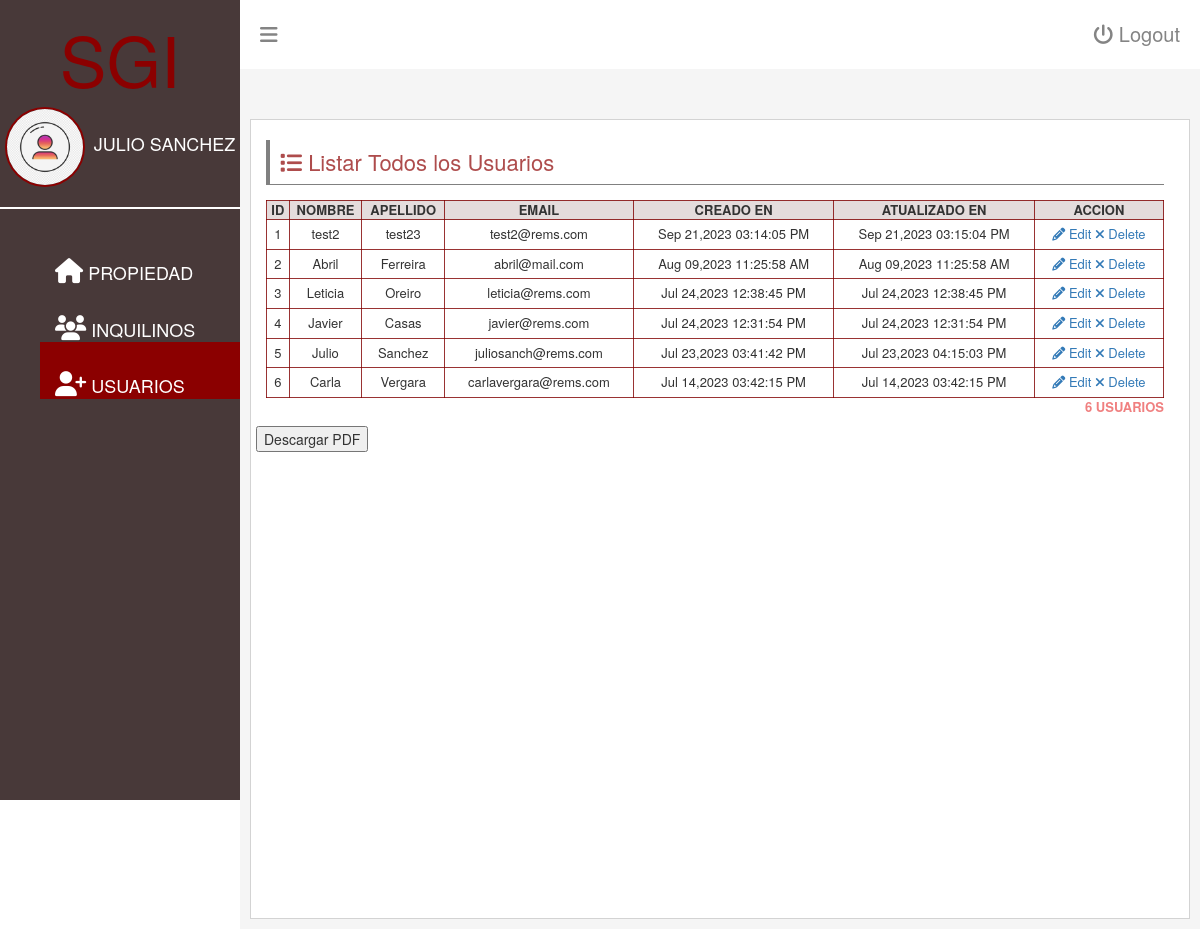
Page /users-view.php (signed in) on the committed database.
### tables this page shows
CREATE TABLE `users` (
  `id` int(11) NOT NULL,
  `first_name` varchar(50) NOT NULL,
  `last_name` varchar(50) NOT NULL,
  `password` varchar(300) NOT NULL,
  `email` varchar(50) NOT NULL,
  `created_at` datetime NOT NULL,
  `updated_at` datetime NOT NULL
);

### database/show.php (called while the page is built)
<?php
include("connection.php");
$table_name = $show_table;
$stmt = $conn->prepare("SELECT * FROM $table_name ORDER BY created_at DESC");
$stmt->execute();
$stmt->setFetchMode(PDO::FETCH_ASSOC);
return $stmt->fetchAll();

### users-view.php (the view, shortened to what this page needs)
<?php
    $show_table = "users";
    $users = include("database/show.php");
?>
<!DOCTYPE html>
<html>
<head>
    <?php include("partials/app-header-scripts.php") ?>
</head>
<body>
    <div id="dashboardMainContainer">
        <?php include("partials/app-sidebar.php") ?>
        <div class="dashboard_content_container" id="dashboard_content_container">
            <?php include("partials/app-topnav.php") ?>
            <div class="dashboard_content">
            <div class="dashboard_content_main">
                    <div class="row">
                        <div class="column column-12" id="content">
                            <h1 class="section_header"><i class="fa fa-list"></i> Listar Todos los Usuarios</h1>
                            <div class="section_content">
                                <div class="users">
                                    <table>
                                        <thead>
                                            <tr>
                                                <th>Id</th>
                                                <th>Nombre</th>
                                                <th>Apellido</th>
                                                <th>Email</th>
                                                <th>Creado En</th>
                                                <th>Atualizado En</th>
                                                <th>Accion</th>
                                            </tr>
                                        </thead>
                                        <tbody>
                                            <?php foreach($users as $index => $user){ ?>
                                                <tr>
                                                    <td><?= $index+1 ?></td>
                                                    <td class="firstName"><?= $user["first_name"] ?></td>
                                                    <td class="lastName"><?= $user["last_name"] ?></td>
                                                    <td class="email"><?= $user["email"] ?></td>
                                                    <td><?= date("M d,Y h:i:s A", strtotime($user["created_at"])) ?></td>
                                                    <td><?= date("M d,Y h:i:s A", strtotime($user["updated_at"])) ?></td>
                                                    <td>
                                                        <a href="" class="updateUser" data-userid="<?= $user['id'] ?>"> <i class="fa fa-pencil"></i> Edit</a>
                                                        <a href="" class="deleteUser" data-userid="<?= $user['id'] ?>" data-fname="<?= $user['first_name'] ?>" data-lname="<?= $user['last_name'] ?>"><i class="fa fa-remove"></i> Delete</a>
                                                    </td>
                                                </tr>
                                            <?php } ?>
                                        </tbody>
                                    </table>
                                    <p class="userCount"><?= count($users) ?> usuarios </p>
                                </div>
                            </div>
                        </div>
                        <button id="download-pdf">Descargar PDF</button>
                    </div>
                </div>
            </div>
        </div>
    </div>
<?php include("partials/app-scripts.php") ?>
</body>
</html>

### partials/app-sidebar.php (shortened to what this page needs)
<?php
    $user = $_SESSION["user"];
?>
<div class="dashboard_sidebar" id="dashboard_sidebar">
    <h3 class="dashboard_logo" id="dashboard_logo">SGI</h3>
    <div class="dashboard_sidebar_user">
        <img src="images/user/person.png" alt="User image" id="userImage" />
        <span><?= $user["first_name"] . " " . $user["last_name"] ?></span>
    </div>
    <div class="dashboard_sidebar_menus">
        <ul class="dashboard_menu_lists">
            <li class="liMainMenu">
                <a href="javascript:void(0);" class="showHideSubmenu"><i class="fa fa-home mainMenuIconArrow showHideSubmenu"></i><span class="menuText showHideSubmenu"> Propiedad </span>
            </li>
            <li class="liMainMenu">
                <a href="javascript:void(0);" class="showHideSubmenu"><i class="fa fa-users mainMenuIconArrow showHideSubmenu"></i><span class="menuText showHideSubmenu"> Inquilinos </span>
            </li>
            <li class="liMainMenu showHideSubmenu">
                <a href="javascript:void(0);" class="showHideSubmenu"><i class="fa fa-user-plus mainMenuIconArrow showHideSubmenu"></i><span class="menuText showHideSubmenu"> Usuarios </span>
            </li>
        </ul>
    </div>
</div>

### css/login.css (style rules this page uses)
body { font-family: Arial, Helvetica, sans-serif; }
li { list-style-type: none !important; }
#dashboardMainContainer { display: flex; flex-direction: row; }
.dashboard_sidebar { width:20%; background:rgb(27, 8, 8, 0.8); height: 100vh; }
.dashboard_content_container { width:80%; background: whitesmoke; }
h3.dashboard_logo { color:darkred; font-size: 70px; text-align: center; }
.dashboard_sidebar_user { text-align: center; position: relative; padding-bottom: 20px; border-bottom: 2px solid #fff; }
.dashboard_sidebar_user img { width: 80px; display: inline-block; border-radius: 50%; border: 2px solid darkred; margin-right: 5px; vertical-align: middle; }
.dashboard_sidebar_user span { top: 20%; font-size: 18px; text-transform: uppercase; color: #ffff; display: inline-block; }
ul.dashboard_menu_lists { margin-top: 20px; }
ul.dashboard_menu_lists li.liMainMenu { padding-top: 15px; text-transform: uppercase; list-style-type: none; }
ul.dashboard_menu_lists li.liMainMenu a { text-decoration: none; color: #fff; display: block; font-size: 18px; padding: 0px 15px; padding-top: 15px; padding-right: 0px; }
ul.dashboard_menu_lists li.liMainMenu a i { font-size: 25px; }
.dashboard_content { padding: 50px 10px 10px 10px; }
.dashboard_content_main { background: #fff; min-height: 800px; height: 100%; padding-left: 20px; border: 1px solid lightgray; }
.row { display: flex; flex-direction: row; flex-wrap: wrap; width: 100%; }
.column { width: 100%; padding: 0px 10px; }
h1.section_header { font-size: 22px; color:rgb(139, 0, 0, 0.7); border-bottom: 1px solid gray; padding-bottom: 10px; padding: 10px; border-left: 4px solid gray; margin-bottom: 15px; }
table, th, td { border: 1px solid rgb(128, 0, 0, 0.8); border-collapse:collapse; }
table { width: 100%; }
table th { font-size: 13px; text-transform: uppercase; text-align: center; background: rgb(202, 185, 185, 0.5); }
table td { font-size: 13px; text-align: center; padding: 5px; }
p.userCount { text-align: right; font-size: 13px; font-weight: bold; text-transform: uppercase; color: lightcoral; }

### rows in the picture
users: first_name "JULIO", last_name "SANCHEZ", first_name "Julio", last_name "Sanchez", email "juliosanch@rems.com", created_at "Jul 23,2023 03:41:42 PM", updated_at "Jul 23,2023 04:15:03 PM"
users: first_name "test2", last_name "test23", email "test2@rems.com", created_at "Sep 21,2023 03:14:05 PM", updated_at "Sep 21,2023 03:15:04 PM"
users: first_name "Abril", last_name "Ferreira", email "abril@mail.com", created_at "Aug 09,2023 11:25:58 AM", updated_at "Aug 09,2023 11:25:58 AM"
users: first_name "Leticia", last_name "Oreiro", email "leticia@rems.com", created_at "Jul 24,2023 12:38:45 PM", updated_at "Jul 24,2023 12:38:45 PM"
users: first_name "Javier", last_name "Casas", email "javier@rems.com", created_at "Jul 24,2023 12:31:54 PM", updated_at "Jul 24,2023 12:31:54 PM"
users: first_name "Carla", last_name "Vergara", email "carlavergara@rems.com", created_at "Jul 14,2023 03:42:15 PM", updated_at "Jul 14,2023 03:42:15 PM"

### other values in the picture
count($users) "6"
